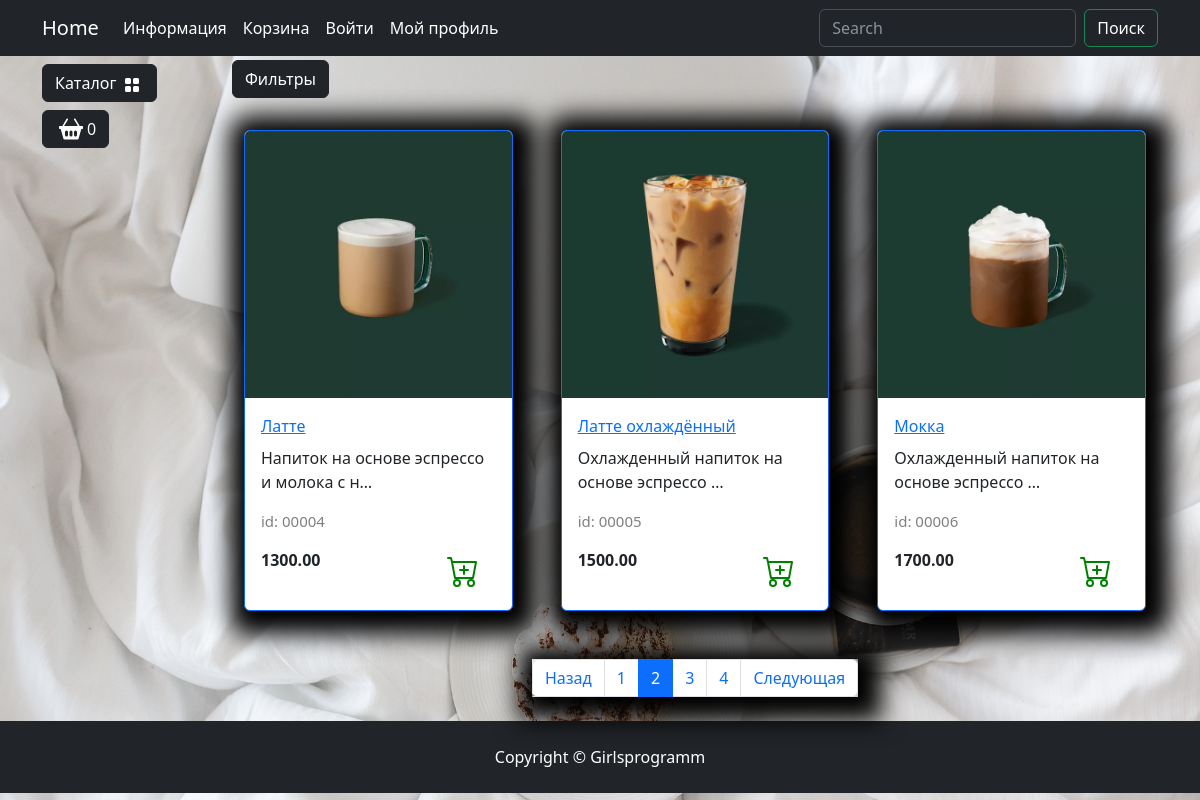
The app's page /catalog/allcoffee/?page=2 with its own data.
### goods/models.py (models this page shows, shortened)
class Products(models.Model):
    name = models.CharField(max_length=150, unique=True, verbose_name='Название')
    slug = models.SlugField(max_length=200, unique=True, blank=True, null=True, verbose_name='URL')
    description = models.TextField(blank=True, null=True, verbose_name='Описание')
    image = models.ImageField(upload_to='goods_images', blank=True, null=True, verbose_name='Изображение')
    price = models.DecimalField(default=0.00, max_digits=7, decimal_places=2, verbose_name='Цена')
    discount = models.DecimalField(default=0.00, max_digits=4, decimal_places=2, verbose_name='Скидка в %')
    quantity = models.PositiveIntegerField(default=0, verbose_name='Количество')
    category = models.ForeignKey(to=Categories, on_delete=models.CASCADE, verbose_name='Категория')
    class Meta:
        db_table: str = 'product'
        verbose_name = 'Продукт'
        verbose_name_plural = 'Продукты'
        ordering = ("id",)
    def display_id(self):
        return f"{self.id:05}"

### goods/views.py (the view)
# urls.py: path('catalog/', include('goods.urls', namespace='catalog')),
def catalog(request, category_slug=None):
    page = request.GET.get('page', 1)
    on_sale = request.GET.get('on_sale', None)
    order_by = request.GET.get('order_by', None)
    query = request.GET.get('q', None)
    if category_slug == "allcoffee":
        goods = Products.objects.all()
    elif query:
        goods = q_search(query)
    else:
        goods = get_list_or_404(Products.objects.filter(category__slug=category_slug))
    if on_sale:
        goods = goods.filter(discount__gt=0)
    if order_by and order_by != "default":
        goods = goods.order_by(order_by)
    paginator = Paginator(goods, 3)
    current_page = paginator.page(int(page))
    context = {
        "title": "coffee - Каталог",
        "goods": current_page,
        "slug_url": category_slug
    }
    return render(request, "goods/catalog.html", context)

### goods/templatetags/goods_tags.py (called while the page is built)
@register.simple_tag()
def tag_categories():
    return Categories.objects.all()

@register.simple_tag(takes_context=True)
def change_params(context, **kwargs):
    query = context['request'].GET.dict()
    query.update(kwargs)
    return urlencode(query)

### goods/templates/goods/catalog.html (shortened to what this page needs)
{% extends "base.html" %}
{% load static %}
{% load goods_tags %}
{% block content %}
<div class="row">
    <div class="dropdown mb-2">
        <button class="btn btn-secondary dropdown-toggle btn-dark" type="button" data-bs-toggle="dropdown"
            aria-expanded="false">
            Фильтры
        </button>
    </div>
    {% for product in goods %}
    <div class="col-lg-4 col-md-6 p-4">
        <div class="card border-primary rounded custom-shadow">
            {% if product.image %}
                <img src="{{ product.image.url }}" class="card-img-top" alt="{{ product.name }}">
            {% else %}
                <img src="{% static "deps/images/Not found image.png" %}" class="card-img-top" alt="...">
            {% endif %}
            <div class="card-body">
                <a href="{% url "catalog:product" product.slug %}">
                    <p class="card-title">
                        {% autoescape off %}
                            {% if product.headline%}
                            {{product.headline}}
                            {% else %}
                            {{ product.name }}
                            {% endif %}
                        {% endautoescape %}
                    </p>
                </a>
                <p class="card-text">
                    {% autoescape off %}
                        {% if product.bodyline%}
                        {{product.bodyline|truncatechars:100}}
                        {% else %}
                        {{ product.description|truncatechars:40 }}
                        {% endif %}
                    {% endautoescape %}
                </p>
                <p class="product_id">id: {{ product.display_id }}</p>
                <div class="d-flex justify-content-between">
                    {% if product.discount %}
                        <p><s>{{product.price}}</s> тг</p>
                        <p><strong>{{ product.sell_price }} тг</strong></p>
                        <span class="badge bg-warning text-dark">{{ product.discount }} %</span>
                    {% else %}
                        <p><strong>{{ product.price }}</strong></p>
                    {% endif %}
                    <a href="#" class="btn add-to-cart">
                        <img class="mx-1" src="{% static "deps/icons/cart-plus.svg" %}" alt="Catalog Icon"
                            width="32" height="32">
                    </a>
                </div>
            </div>
        </div>
    </div>
    {% endfor %}
</div>
{% if goods %}
<nav aria-label="Page navigation example">
    <ul class="pagination justify-content-center my-4">
        <div class="custom-shadow d-flex">
            <li class="page-item {% if not goods.has_previous %}disabled{% endif %}">
              <a class="page-link" href="{% if goods.has_previous %}?{% change_params page=goods.previous_page_number %}{% else %}#{% endif %}">Назад</a>
            </li>
             {% for page in goods.paginator.page_range %}
             {% if page >= goods.number|add:-2 and page <= goods.number|add:2 %}
                <li class="page-item {% if goods.number == page %}active{% endif %}">
                    <a class="page-link" href="?{% change_params page=page %}">{{ page }}</a>
                </li>
            {% endif %}
            {% endfor %}
            <li class="page-item {% if not goods.has_next %}disabled{% endif %}">
                <a class="page-link" href="{% if goods.has_next %}?{% change_params page=goods.next_page_number %}{% else %}#{% endif %}">Следующая</a>
              </li>
        </div>
    </ul>
</nav>
{% endif %}
{% endblock %}
{% block footer %}
<footer class="py-4 bg-dark">
    <div class="container">
        <p class="m-0 text-center text-white">Copyright &copy; Girlsprogramm</p>
    </div>
</footer>
{% endblock %}

### main/static/deps/css/my_css.css (style rules this page uses)
body { background-image: url("../images/coffee-image.jpg"); background-repeat: no-repeat; background-attachment: fixed; background-position: center center; background-size: cover; height: 100%; }
.dropdown-toggle::after { content: none; }
.custom-shadow { box-shadow: 5px 5px 25px 19px #000000; }
.product_id { color: gray; font-size: 15px; }

### records on screen
Products: image (picture), name "Латте", description "Напиток на основе эспрессо и молока с н…", display_id "00004", price "1300.00"
Products: image (picture), name "Латте охлаждённый", description "Охлажденный напиток на основе эспрессо …", display_id "00005", price "1500.00"
Products: image (picture), name "Мокка", description "Охлажденный напиток на основе эспрессо …", display_id "00006", price "1700.00"

### other values on screen
{{ page }} "1" "2" "3" "4"
